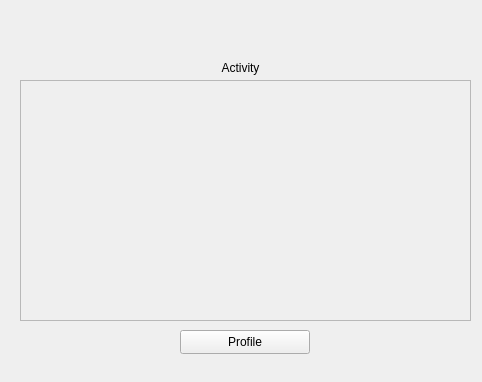
<?xml version="1.0" encoding="UTF-8"?>
<ui version="4.0">
 <class>MainWindow</class>
 <widget class="QMainWindow" name="MainWindow">
  <property name="geometry">
   <rect>
    <x>0</x>
    <y>0</y>
    <width>482</width>
    <height>382</height>
   </rect>
  </property>
  <property name="windowTitle">
   <string>MainWindow</string>
  </property>
  <widget class="QWidget" name="centralwidget">
   <widget class="QPushButton" name="button_profile">
    <property name="geometry">
     <rect>
      <x>180</x>
      <y>330</y>
      <width>130</width>
      <height>24</height>
     </rect>
    </property>
    <property name="text">
     <string>Profile</string>
    </property>
   </widget>
   <widget class="QLabel" name="label_accountnumber">
    <property name="geometry">
     <rect>
      <x>210</x>
      <y>60</y>
      <width>61</width>
      <height>16</height>
     </rect>
    </property>
    <property name="text">
     <string>Activity</string>
    </property>
    <property name="alignment">
     <set>Qt::AlignmentFlag::AlignCenter</set>
    </property>
   </widget>
   <widget class="QScrollArea" name="scrollArea">
    <property name="geometry">
     <rect>
      <x>20</x>
      <y>80</y>
      <width>451</width>
      <height>241</height>
     </rect>
    </property>
    <property name="horizontalScrollBarPolicy">
     <enum>Qt::ScrollBarPolicy::ScrollBarAsNeeded</enum>
    </property>
    <property name="widgetResizable">
     <bool>true</bool>
    </property>
    <property name="alignment">
     <set>Qt::AlignmentFlag::AlignHCenter|Qt::AlignmentFlag::AlignTop</set>
    </property>
    <widget class="QWidget" name="contents">
     <property name="geometry">
      <rect>
       <x>0</x>
       <y>0</y>
       <width>449</width>
       <height>239</height>
      </rect>
     </property>
     <property name="sizePolicy">
      <sizepolicy hsizetype="Preferred" vsizetype="Preferred">
       <horstretch>0</horstretch>
       <verstretch>0</verstretch>
      </sizepolicy>
     </property>
    </widget>
   </widget>
  </widget>
 </widget>
 <resources/>
 <connections/>
</ui>
